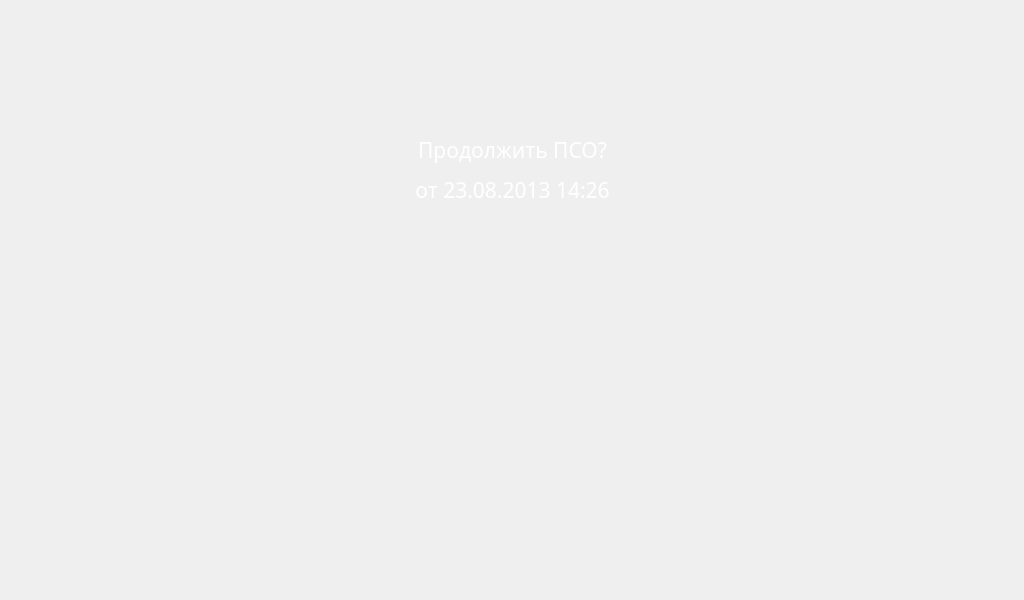
<?xml version="1.0" encoding="UTF-8"?>
<ui version="4.0">
 <class>psoDlg</class>
 <widget class="QWidget" name="psoDlg">
  <property name="windowModality">
   <enum>Qt::ApplicationModal</enum>
  </property>
  <property name="geometry">
   <rect>
    <x>0</x>
    <y>0</y>
    <width>1024</width>
    <height>600</height>
   </rect>
  </property>
  <property name="minimumSize">
   <size>
    <width>1024</width>
    <height>600</height>
   </size>
  </property>
  <property name="maximumSize">
   <size>
    <width>1920</width>
    <height>1080</height>
   </size>
  </property>
  <property name="windowTitle">
   <string>Палетка</string>
  </property>
  <property name="styleSheet">
   <string notr="true"/>
  </property>
  <layout class="QGridLayout" name="gridLayout">
   <item row="0" column="1">
    <spacer name="verticalSpacer">
     <property name="orientation">
      <enum>Qt::Vertical</enum>
     </property>
     <property name="sizeHint" stdset="0">
      <size>
       <width>20</width>
       <height>112</height>
      </size>
     </property>
    </spacer>
   </item>
   <item row="1" column="0">
    <spacer name="horizontalSpacer">
     <property name="orientation">
      <enum>Qt::Horizontal</enum>
     </property>
     <property name="sizeHint" stdset="0">
      <size>
       <width>294</width>
       <height>20</height>
      </size>
     </property>
    </spacer>
   </item>
   <item row="1" column="1" rowspan="2">
    <widget class="QWidget" name="widget" native="true">
     <property name="minimumSize">
      <size>
       <width>450</width>
       <height>350</height>
      </size>
     </property>
     <property name="maximumSize">
      <size>
       <width>450</width>
       <height>350</height>
      </size>
     </property>
     <property name="styleSheet">
      <string notr="true">#widget
{
	border-image: url(:/Pyramid/fon_next_menu.png);
}</string>
     </property>
     <widget class="QPushButton" name="continuePso">
      <property name="geometry">
       <rect>
        <x>30</x>
        <y>100</y>
        <width>211</width>
        <height>201</height>
       </rect>
      </property>
      <property name="autoFillBackground">
       <bool>false</bool>
      </property>
      <property name="styleSheet">
       <string notr="true"> QPushButton:hover:pressed {
    padding-right: 15px; /* make room for the arrows */
	border-image: url(:/Pyramid/pr_pso_n.png);
     border-width: 3;}
 
QPushButton{
     padding-right: 15px; /* make room for the arrows */
   	border-image: url(:/Pyramid/pr_pso.png);
     border-width: 3;}

 QPushButton:hover {
    padding-right: 15px; /* make room for the arrows */
    	border-image: url(:/Pyramid/pr_pso.png);
     border-width: 3;}</string>
      </property>
      <property name="text">
       <string/>
      </property>
      <property name="flat">
       <bool>true</bool>
      </property>
     </widget>
     <widget class="QPushButton" name="newPso">
      <property name="geometry">
       <rect>
        <x>272</x>
        <y>171</y>
        <width>161</width>
        <height>131</height>
       </rect>
      </property>
      <property name="autoFillBackground">
       <bool>false</bool>
      </property>
      <property name="styleSheet">
       <string notr="true"> QPushButton:hover:pressed {
    padding-right: 15px; /* make room for the arrows */
	border-image: url(:/Pyramid/n_pso_n.png);
     border-width: 3;}
 
QPushButton{
     padding-right: 15px; /* make room for the arrows */
   	border-image: url(:/Pyramid/n_pso.png);
     border-width: 3;}

 QPushButton:hover {
    padding-right: 15px; /* make room for the arrows */
    	border-image: url(:/Pyramid/n_pso.png);
     border-width: 3;}</string>
      </property>
      <property name="text">
       <string/>
      </property>
      <property name="flat">
       <bool>true</bool>
      </property>
     </widget>
     <widget class="QLabel" name="label">
      <property name="geometry">
       <rect>
        <x>10</x>
        <y>10</y>
        <width>431</width>
        <height>41</height>
       </rect>
      </property>
      <property name="palette">
       <palette>
        <active>
         <colorrole role="WindowText">
          <brush brushstyle="SolidPattern">
           <color alpha="255">
            <red>255</red>
            <green>255</green>
            <blue>255</blue>
           </color>
          </brush>
         </colorrole>
         <colorrole role="Text">
          <brush brushstyle="SolidPattern">
           <color alpha="255">
            <red>255</red>
            <green>255</green>
            <blue>255</blue>
           </color>
          </brush>
         </colorrole>
         <colorrole role="ButtonText">
          <brush brushstyle="SolidPattern">
           <color alpha="255">
            <red>255</red>
            <green>255</green>
            <blue>255</blue>
           </color>
          </brush>
         </colorrole>
        </active>
        <inactive>
         <colorrole role="WindowText">
          <brush brushstyle="SolidPattern">
           <color alpha="255">
            <red>255</red>
            <green>255</green>
            <blue>255</blue>
           </color>
          </brush>
         </colorrole>
         <colorrole role="Text">
          <brush brushstyle="SolidPattern">
           <color alpha="255">
            <red>255</red>
            <green>255</green>
            <blue>255</blue>
           </color>
          </brush>
         </colorrole>
         <colorrole role="ButtonText">
          <brush brushstyle="SolidPattern">
           <color alpha="255">
            <red>255</red>
            <green>255</green>
            <blue>255</blue>
           </color>
          </brush>
         </colorrole>
        </inactive>
        <disabled>
         <colorrole role="WindowText">
          <brush brushstyle="SolidPattern">
           <color alpha="255">
            <red>120</red>
            <green>120</green>
            <blue>120</blue>
           </color>
          </brush>
         </colorrole>
         <colorrole role="Text">
          <brush brushstyle="SolidPattern">
           <color alpha="255">
            <red>120</red>
            <green>120</green>
            <blue>120</blue>
           </color>
          </brush>
         </colorrole>
         <colorrole role="ButtonText">
          <brush brushstyle="SolidPattern">
           <color alpha="255">
            <red>120</red>
            <green>120</green>
            <blue>120</blue>
           </color>
          </brush>
         </colorrole>
        </disabled>
       </palette>
      </property>
      <property name="font">
       <font>
        <family>Trebuchet MS</family>
        <pointsize>16</pointsize>
       </font>
      </property>
      <property name="text">
       <string>Продолжить ПСО?</string>
      </property>
      <property name="alignment">
       <set>Qt::AlignHCenter|Qt::AlignTop</set>
      </property>
     </widget>
     <widget class="QLabel" name="datePsoLabel">
      <property name="geometry">
       <rect>
        <x>10</x>
        <y>50</y>
        <width>431</width>
        <height>41</height>
       </rect>
      </property>
      <property name="palette">
       <palette>
        <active>
         <colorrole role="WindowText">
          <brush brushstyle="SolidPattern">
           <color alpha="255">
            <red>255</red>
            <green>255</green>
            <blue>255</blue>
           </color>
          </brush>
         </colorrole>
         <colorrole role="Text">
          <brush brushstyle="SolidPattern">
           <color alpha="255">
            <red>255</red>
            <green>255</green>
            <blue>255</blue>
           </color>
          </brush>
         </colorrole>
         <colorrole role="ButtonText">
          <brush brushstyle="SolidPattern">
           <color alpha="255">
            <red>255</red>
            <green>255</green>
            <blue>255</blue>
           </color>
          </brush>
         </colorrole>
        </active>
        <inactive>
         <colorrole role="WindowText">
          <brush brushstyle="SolidPattern">
           <color alpha="255">
            <red>255</red>
            <green>255</green>
            <blue>255</blue>
           </color>
          </brush>
         </colorrole>
         <colorrole role="Text">
          <brush brushstyle="SolidPattern">
           <color alpha="255">
            <red>255</red>
            <green>255</green>
            <blue>255</blue>
           </color>
          </brush>
         </colorrole>
         <colorrole role="ButtonText">
          <brush brushstyle="SolidPattern">
           <color alpha="255">
            <red>255</red>
            <green>255</green>
            <blue>255</blue>
           </color>
          </brush>
         </colorrole>
        </inactive>
        <disabled>
         <colorrole role="WindowText">
          <brush brushstyle="SolidPattern">
           <color alpha="255">
            <red>120</red>
            <green>120</green>
            <blue>120</blue>
           </color>
          </brush>
         </colorrole>
         <colorrole role="Text">
          <brush brushstyle="SolidPattern">
           <color alpha="255">
            <red>120</red>
            <green>120</green>
            <blue>120</blue>
           </color>
          </brush>
         </colorrole>
         <colorrole role="ButtonText">
          <brush brushstyle="SolidPattern">
           <color alpha="255">
            <red>120</red>
            <green>120</green>
            <blue>120</blue>
           </color>
          </brush>
         </colorrole>
        </disabled>
       </palette>
      </property>
      <property name="font">
       <font>
        <family>Trebuchet MS</family>
        <pointsize>16</pointsize>
       </font>
      </property>
      <property name="text">
       <string>от 23.08.2013 14:26</string>
      </property>
      <property name="alignment">
       <set>Qt::AlignHCenter|Qt::AlignTop</set>
      </property>
     </widget>
    </widget>
   </item>
   <item row="2" column="2">
    <spacer name="horizontalSpacer_2">
     <property name="orientation">
      <enum>Qt::Horizontal</enum>
     </property>
     <property name="sizeHint" stdset="0">
      <size>
       <width>294</width>
       <height>20</height>
      </size>
     </property>
    </spacer>
   </item>
   <item row="3" column="1">
    <spacer name="verticalSpacer_2">
     <property name="orientation">
      <enum>Qt::Vertical</enum>
     </property>
     <property name="sizeHint" stdset="0">
      <size>
       <width>20</width>
       <height>112</height>
      </size>
     </property>
    </spacer>
   </item>
  </layout>
 </widget>
 <resources>
  <include location="../Resources/PyramidWidgets.qrc"/>
 </resources>
 <connections/>
</ui>
